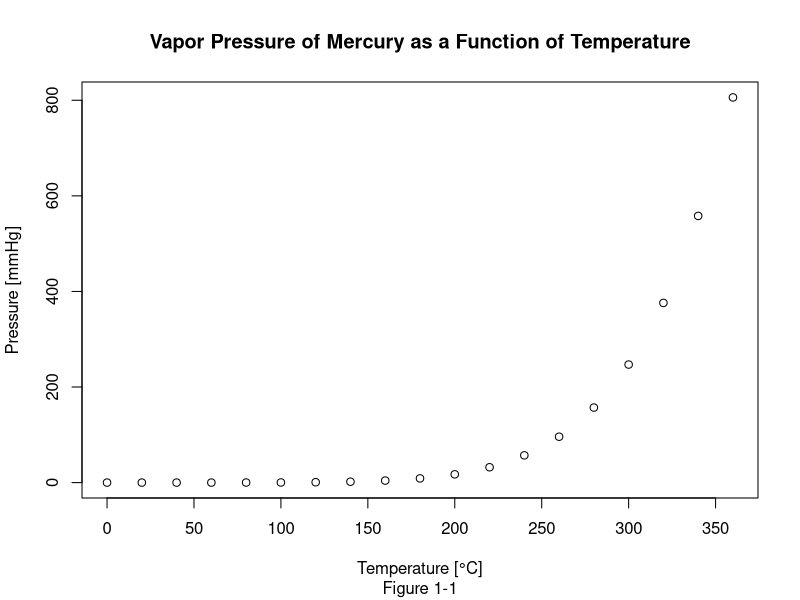

Generate this figure with R:
## ---- chunk 1

summary(cars)

## ---- chunk 2
#| fig-align: "center"
 
# Initial Code:
# plot(pressure, xlab = "Temperature [\u00B0C]", ylab = "Pressure [mmHg]")
# title(main = "Vapor Pressure of Mercury as a Function of Temperature")

# Revised Code:
plot(pressure, xlab = "Temperature [\u00B0C]", ylab = "Pressure [mmHg]")
title(main = "Vapor Pressure of Mercury as a Function of Temperature", sub = "Figure 1-1")

